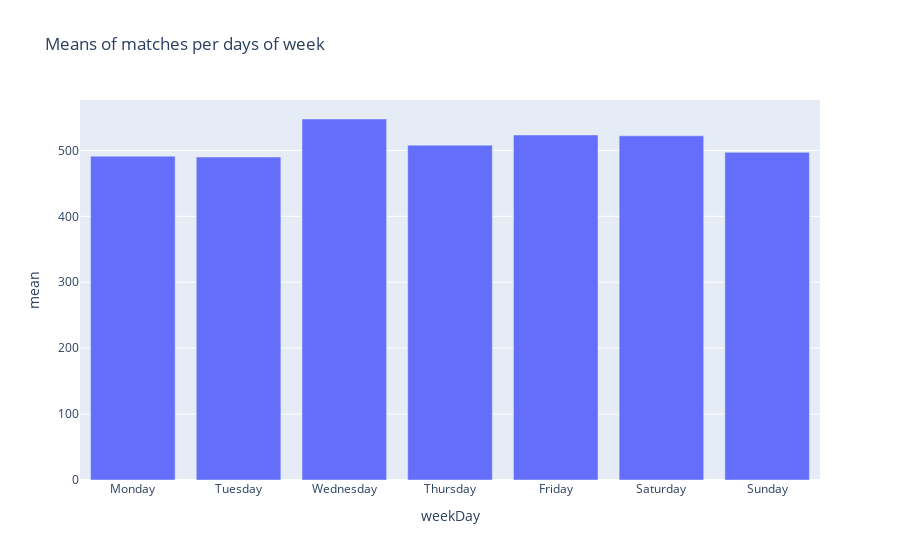

The code cell stored with this chart in its notebook:
### Code cell
fig = px.bar(mean_matches_per_days_week, x = 'weekDay', y = 'mean', title = 'Means of matches per days of week')
fig.show()

### Figure 1 — Plotly figure (JSON) as saved in the notebook; plotly's stock layout.template omitted (floating-point values rounded to 4 significant figures)
{"data": [{"alignmentgroup": "True", "hovertemplate": "weekDay=%{x}<br>mean=%{y}<extra></extra>", "legendgroup": "", "marker": {"color": "#636efa", "pattern": {"shape": ""}}, "name": "", "offsetgroup": "", "orientation": "v", "showlegend": false, "textposition": "auto", "type": "bar", "x": ["Monday", "Tuesday", "Wednesday", "Thursday", "Friday", "Saturday", "Sunday"], "xaxis": "x", "y": [491.3, 489.9, 547.6, 508.0, 523.4, 522.2, 497.1], "yaxis": "y"}], "layout": {"barmode": "relative", "legend": {"tracegroupgap": 0}, "title": {"text": "Means of matches per days of week"}, "xaxis": {"anchor": "y", "domain": [0, 1], "title": {"text": "weekDay"}}, "yaxis": {"anchor": "x", "domain": [0, 1], "title": {"text": "mean"}}}}
